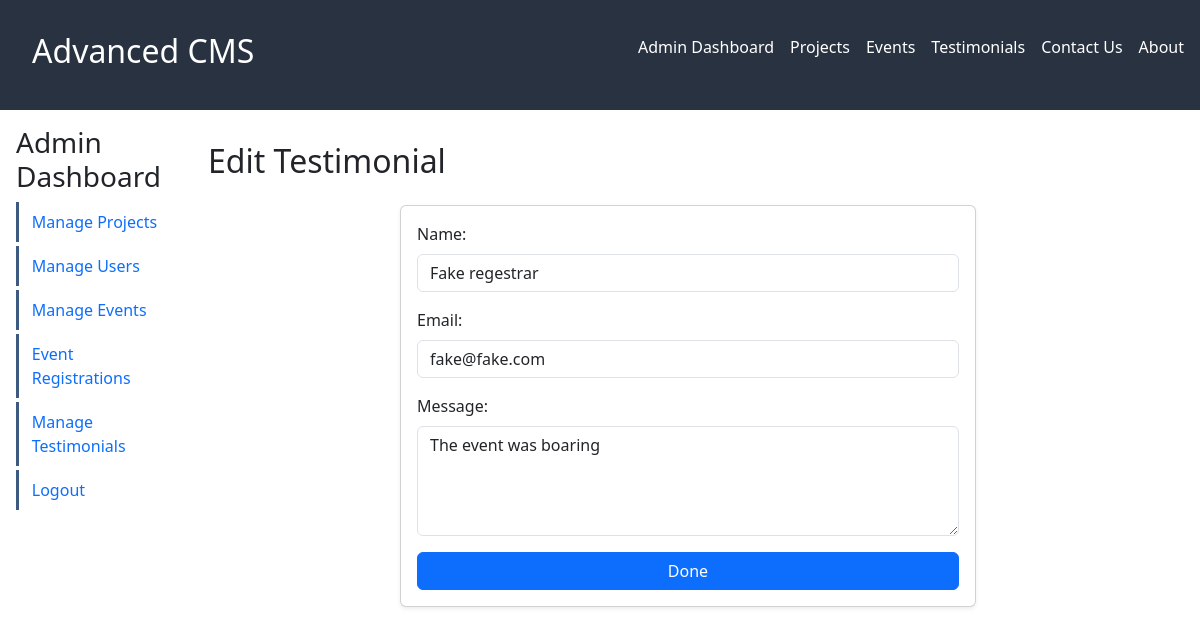
/admin/testimonials_edit.php?id=1 (signed in), run on the app's committed database.
### tables this page shows
CREATE TABLE `testimonials` (
  `id` int(11) NOT NULL,
  `name` varchar(100) NOT NULL,
  `email` varchar(100) NOT NULL,
  `message` text NOT NULL,
  `created_at` datetime NOT NULL DEFAULT CURRENT_TIMESTAMP
);

### admin/testimonials_edit.php (the view, shortened to what this page needs)
<?php
include('includes/database.php');
include('includes/header.php');
if(isset($_GET['id'])){
    $query = 'SELECT * FROM testimonials WHERE id = ' . $_GET['id'];
    $result = mysqli_query($connect, $query);
    $record = mysqli_fetch_assoc($result);
}
?>
<h2>Edit Testimonial</h2>
<div class="container mt-4" style="max-width: 600px;">
  <div class="card shadow-sm">
    <div class="card-body">
      <form method="post">
        <div class="mb-3">
          <label for="name" class="form-label">Name:</label>
          <input type="text" class="form-control" name="name" id="name" value="<?php echo htmlspecialchars($record['name']); ?>">
        </div>
        <div class="mb-3">
          <label for="email" class="form-label">Email:</label>
          <input type="email" class="form-control" name="email" id="email" value="<?php echo htmlspecialchars($record['email']); ?>">
        </div>
        <div class="mb-3">
          <label for="message" class="form-label">Message:</label>
          <textarea class="form-control" name="message" id="message" rows="4"><?php echo htmlspecialchars($record['message']); ?></textarea>
        </div>
        <button type="submit" name="submit" class="btn btn-primary w-100">Done</button>
      </form>
    </div>
  </div>
</div>

### admin/styles.css (style rules this page uses)
:root { --text: #293241; --light-text: #fff; --secondary: #3d5a80; --accent: #cc3f1e; --accent-light: rgba(204, 63, 30, 0.2); --light: #e0fbfc; --light-alt: #e5e6e8;; }
*, *::before, *::after { box-sizing:inherit; }
body { font-family: Arial, Helvetica, sans-serif; }

### data on the page
testimonials: name "Fake regestrar", email "fake@fake.com", message "The event was boaring"
